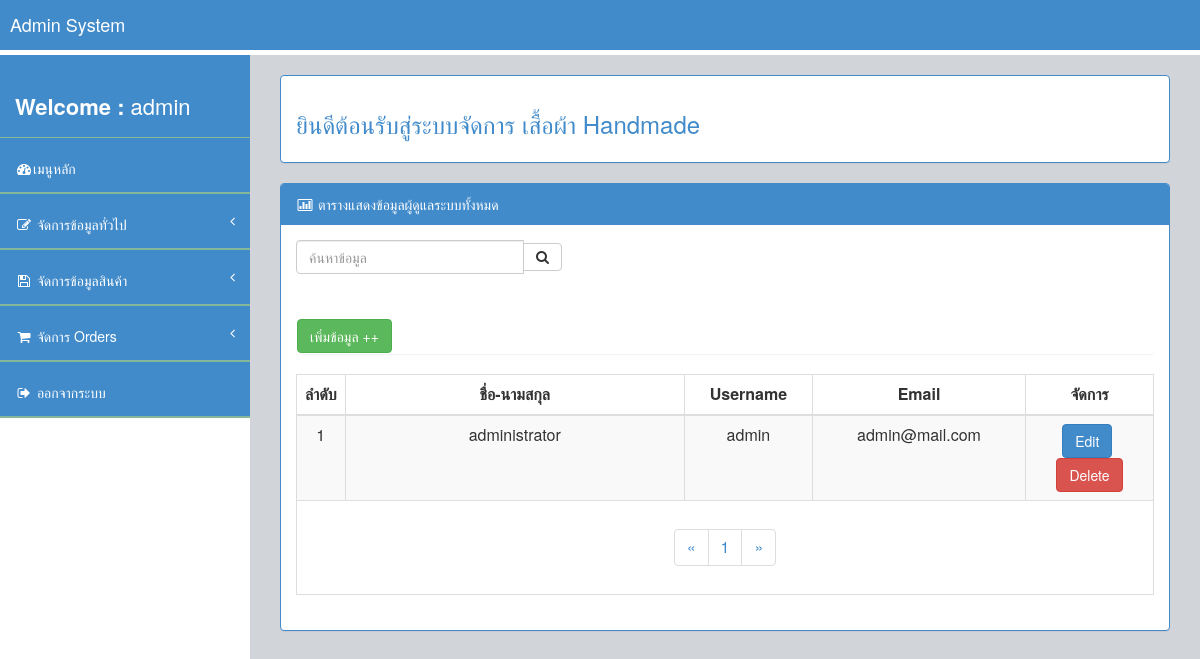
Screenshot of /admin/manage_admin.php (signed in) with the database file from the repository.
### tables this page shows
CREATE TABLE `member` (
  `Mem_ID` int(11) NOT NULL,
  `Mem_User` varchar(30) NOT NULL,
  `Mem_Pass` varchar(30) NOT NULL,
  `Mem_Name` varchar(100) NOT NULL,
  `Mem_Email` varchar(50) NOT NULL,
  `Mem_Tel` varchar(15) NOT NULL,
  `Mem_Address` text NOT NULL,
  `Mem_Date` date NOT NULL,
  `Mem_Permission` int(11) NOT NULL COMMENT '1 = ใช้งาน 2 = ยกเลิก',
  `Mem_Status` int(11) NOT NULL COMMENT '1 = admin 2 = user'
);

### conn.php (called while the page is built, shortened)
<?php
$title_web = "เสื้อผ้า Handmade ";
?>

### admin/manage_admin.php (the view, shortened to what this page needs)
<?php require_once "header.php";?>
    <div id="wrapper">
        <?php
			  require_once "menu_left.php";
		?>
        <div id="page-wrapper">
            <div class="row">
                <br/>
                <div class="col-lg-12">
                    <div class="panel panel-body panel-primary alert-danger"><h3><font color="#428bca">ยินดีต้อนรับสู่ระบบจัดการ <?php echo $title_web;?></font></h3></div>
                </div>
            </div>
                    <div class="panel panel-primary">
                        <div class="panel-heading">
                            <i class="fa fa-bar-chart-o fa-fw"></i> ตารางแสดงข้อมูลผู้ดูแลระบบทั้งหมด
                        </div>
						<div class="col-lg-4 form-group panel-body panel-primary sidebar-search">
						<form autocomplete="off" class="input-group custom-search-form">
	<input name="txt_search" type="text" id="course" size="50" class="form-control" placeholder="ค้นหาข้อมูล" required /><span class="input-group-btn">
                                <button class="btn btn-default" type="submit">
                                    <i class="fa fa-search"></i>
                                </button>
                            </span>
</form>
</div>
                        <div class="panel-body">
                            <div class="row">
                                <div class="col-lg-12">
                                    <div class="table-responsive">
									<div class="panel"><a href="?admin=add"><input name="" type="button" class="btn btn-success" value="เพิ่มข้อมูล ++"></a></div>
                                        <table class="table table-striped table-bordered table-hover" id="table_example2">
                                            <thead>
                                                <tr>
                                                    <th width="5%"><div align="center">ลำดับ</div></th>
                                                    <th width="40%"><div align="center">ชื่อ-นามสกุล</div></th>
                                                    <th width="15%"><div align="center">Username</div></th>
                                                    <th width="25%"><div align="center">Email</div></th>
													<th width="15%"><div align="center">จัดการ</div></th>
                                                </tr>
                                            </thead>
                                            <tbody>
				<?php
				if(!$_REQUEST['txt_search']){
			$perpage = 10;
			if (isset($_GET['page'])) {
 $page = $_GET['page'];
 } else {
 $page = 1;
 }
			$start = ($page - 1) * $perpage;
$sql = $conn->query("select * from member where Mem_Status = 1 order by Mem_ID desc limit $start,$perpage")or die (mysqli_error());
$sql2 = $conn->query("select * from member where Mem_Status = 1 order by Mem_ID desc")or die (mysqli_error());
$total_record = $sql2->num_rows;
$total_page = ceil($total_record / $perpage);
		}
  $i = 1;
  while ($show= mysqli_fetch_assoc($sql)) {
?>
                  <tr>
                  <td><div align="center"><?php echo $i++;?></div></td>
                  <td><div align="center"><?php echo $show['Mem_Name'];?></div></td>
                  <td><div align="center"><?php echo $show['Mem_User'];?></div></td>
                  <td><div align="center"><?php echo $show['Mem_Email'];?></div></td>
				  <td><div align="center"><a href="?admin=edit&id=<?php echo $show['Mem_ID'];?>"><input name="" type="button" class="btn btn-primary" value="Edit"></a>&nbsp;<a href="?admin=delete&id=<?php echo $show['Mem_ID'];?>"><input name="" type="button" class="btn btn-danger" value="Delete"></a></div></td>
                  </tr>
				  <?php }?>
                  <tr>
                    <td colspan="5"><div align="center"><?php if(mysqli_num_rows($sql)==0){Chk_Row($sql);}else {?><nav>
 <ul class="pagination">
 <li>
 <a href="?page=1" aria-label="Previous">
 <span aria-hidden="true">&laquo;</span> </a> </li>
 <?php for($i=1;$i<=$total_page;$i++){ ?>
 <li><a href="?page=<?php echo $i; ?>"><?php echo $i; ?></a></li>
 <?php } ?>
 <li>
 <a href="?page=<?php echo $total_page;?>" aria-label="Next">
 <span aria-hidden="true">&raquo;</span> </a> </li>
 </ul>
 </nav><?php } ?></div></td>
                    </tr>
                                            </tbody>
                                        </table>
                                    </div>
                                </div>
                            </div>
                        </div>
                    </div>
                        </div>
                    </div>
</body>
</html>

### css/BackEnd/assets/css/style.css (style rules this page uses)
body { background-color:#FFFFFF; }
#wrapper { width: 100%; margin-top: 55px!important; background-color:#FFFFFF; }
#page-wrapper { padding: 0 15px; min-height: 568px; background-color:rgb(209, 212, 216); }
.sidebar-search { padding: 15px; }

### css/BackEnd/assets/css/main-style.css (style rules this page uses)
@media (min-width:768px) { #page-wrapper { position: inherit; margin: 0 0 0 250px; padding: 0 30px; min-height: 1000px; } }

### rows the page displays
member: Mem_Name "administrator", Mem_User "admin", Mem_Email "admin@mail.com"

### other values shown
$_SESSION['ses_admin_user'] "admin"
$title_web "เสื้อผ้า Handmade"
